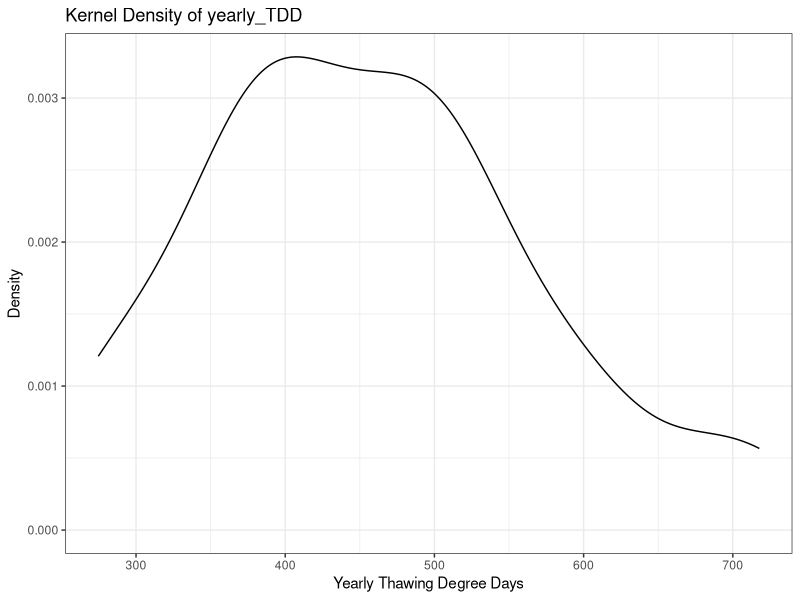
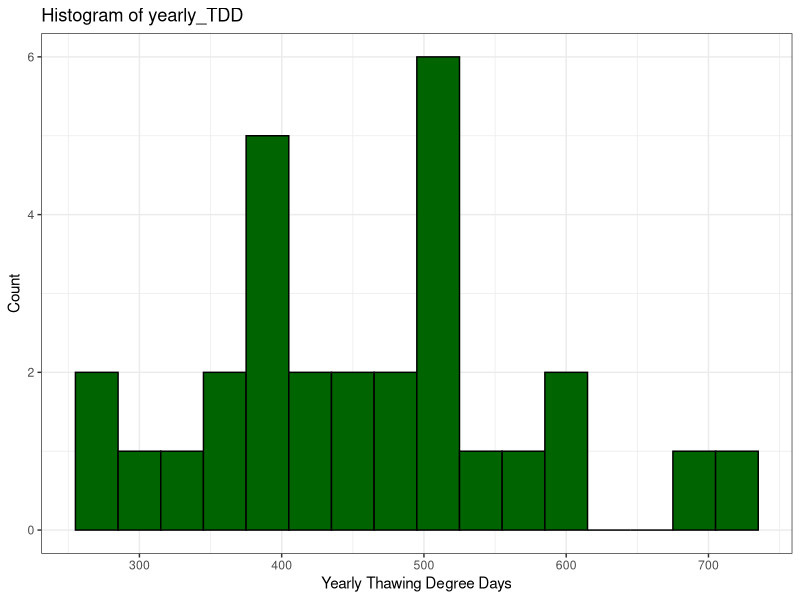
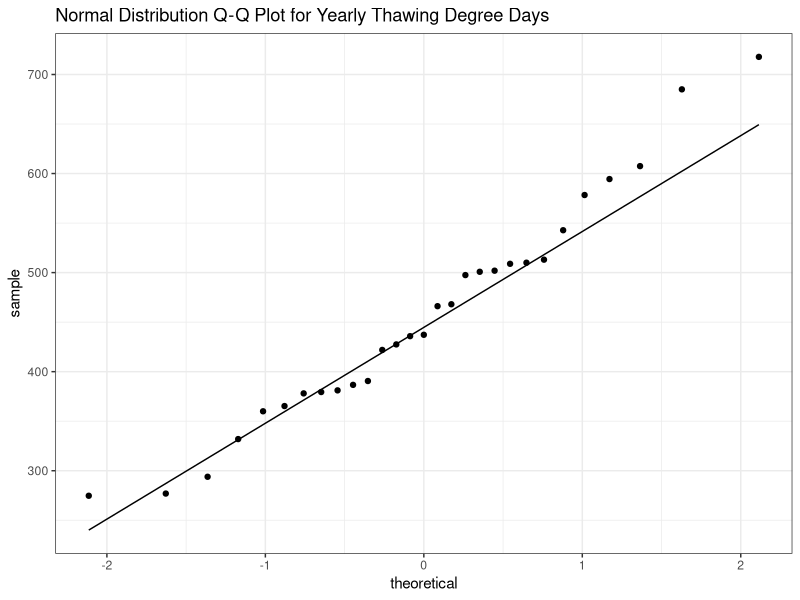
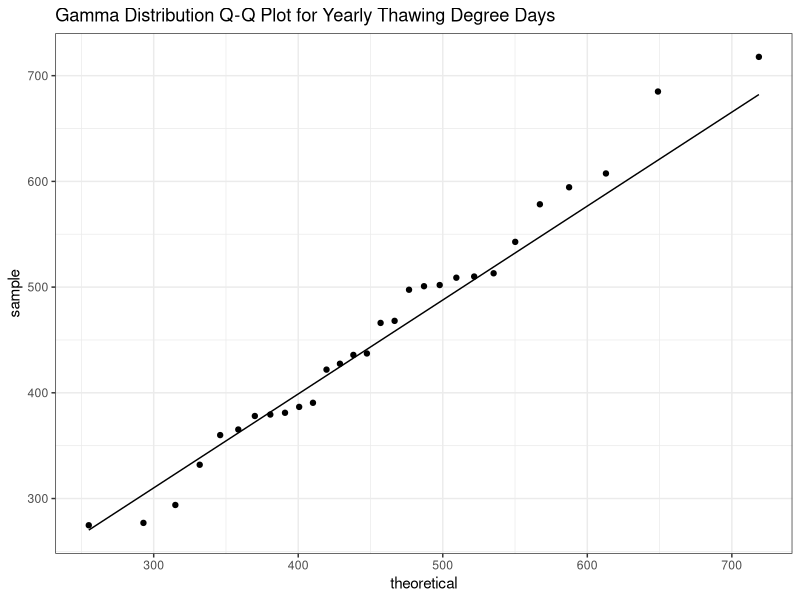
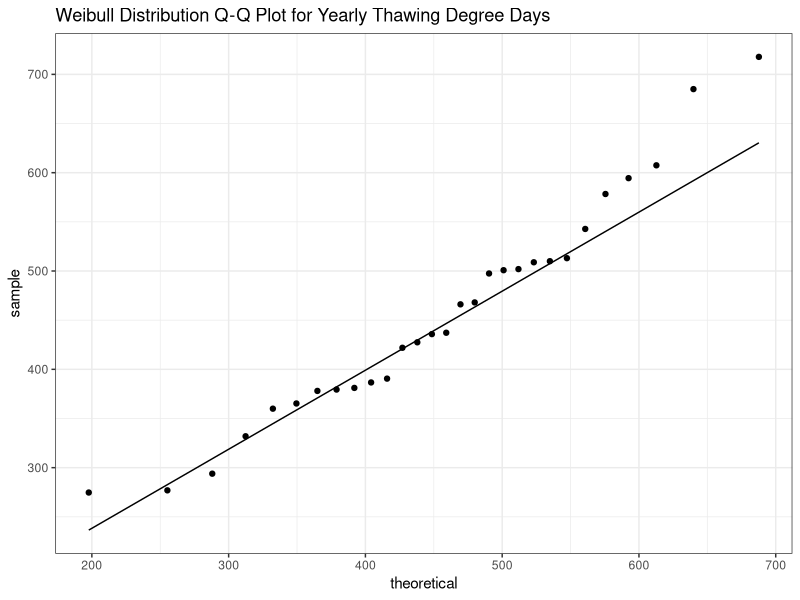
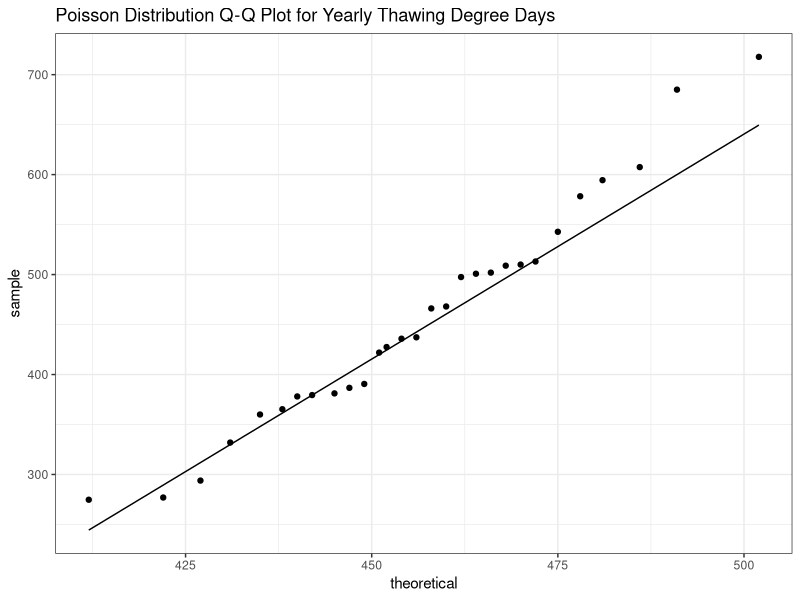
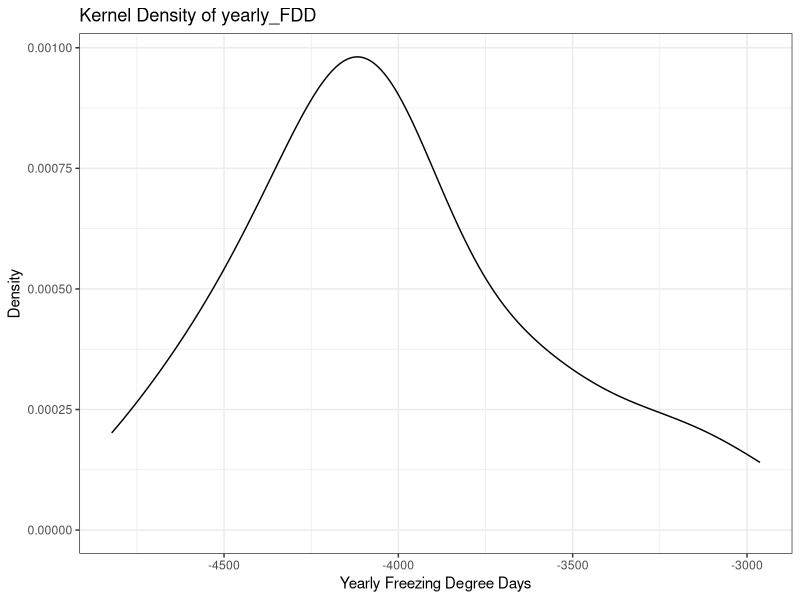
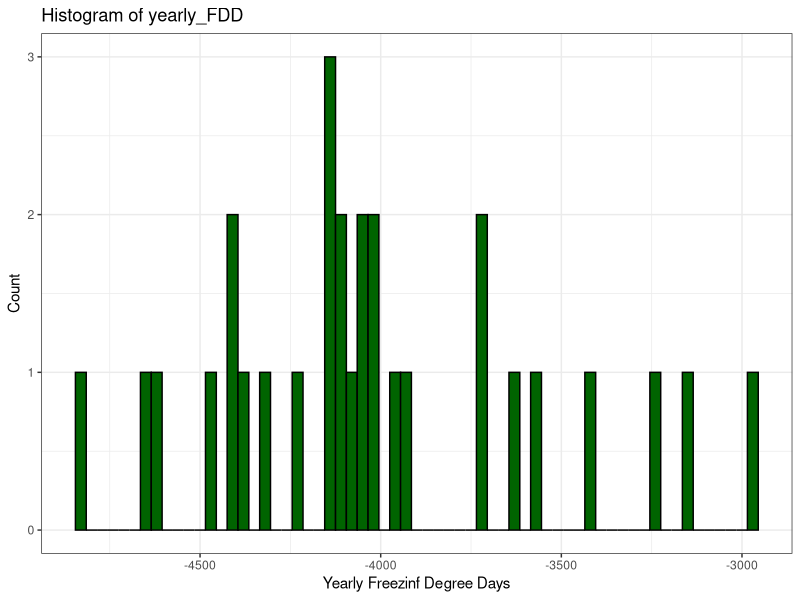

R code for these plots, in order:
## ---- chunk 1
#| message: false
#| warning: false
#| echo: true
#| results: "hide"
library(knitr)
library(scales)
library(tidyverse)
library(ggplot2)
library(MASS, quietly = TRUE)

# maybe include other libraries:
# library(tidymodels)

# set up default plotting format for ggplot2 graphs
theme_set(theme_bw())
## ---- chunk 2
alt_df <- read.csv("Copy of Utqiagvik Summary Dataset.csv")
alt_df <- alt_df %>% dplyr::select(!annual_mean_snow_depth_in)
alt_df <- alt_df %>% dplyr::select(!annual_total_precip_in)
alt_df <- alt_df %>% dplyr::select(!annual_total_snowfall_in)
alt_df <- alt_df %>% dplyr::select(!site_code)
alt_df <- alt_df %>% dplyr::select(!site_name)
## ---- chunk 3
# Yearly thawing degree days:
TDD_summary <- summary(alt_df$yearly_TDD)
TDD_summary["St. Dev"] <- sd(alt_df$yearly_TDD)
TDD_summary

ggplot(data= alt_df, aes(x = yearly_TDD)) +
  geom_density() +
  labs(x = "Yearly Thawing Degree Days", y = "Density", title = "Kernel Density of yearly_TDD")

ggplot(data = alt_df, aes(x = yearly_TDD)) +
  geom_histogram(colour = "black", fill = "darkgreen", bins = 20, binwidth = 30) +
  labs(x = "Yearly Thawing Degree Days", y = "Count", title = "Histogram of yearly_TDD")

ggplot(data = alt_df, aes(sample = yearly_TDD)) +
  geom_qq_line() + geom_qq() +
  labs(title = "Normal Distribution Q-Q Plot for Yearly Thawing Degree Days")

TDD_gamma <- fitdistr(alt_df$yearly_TDD, densfun = "gamma")
ggplot(data = alt_df, aes(sample = yearly_TDD)) +
  geom_qq_line(distribution = qgamma, dparams = TDD_gamma$estimate) + 
  geom_qq(distribution = qgamma, dparams = TDD_gamma$estimate) +
  labs(title = "Gamma Distribution Q-Q Plot for Yearly Thawing Degree Days")

TDD_weibull <- fitdistr(alt_df$yearly_TDD, densfun = "weibull")
ggplot(data = alt_df, aes(sample = yearly_TDD)) +
  geom_qq_line(distribution = qweibull, dparams = TDD_weibull$estimate) + 
  geom_qq(distribution = qweibull, dparams = TDD_weibull$estimate) +
  labs(title = "Weibull Distribution Q-Q Plot for Yearly Thawing Degree Days")

TDD_poisson <- fitdistr(alt_df$yearly_TDD, densfun = "poisson")
ggplot(data = alt_df, aes(sample = yearly_TDD)) +
  geom_qq_line(distribution = qpois, dparams = TDD_poisson$estimate) + 
  geom_qq(distribution = qpois, dparams = TDD_poisson$estimate) +
  labs(title = "Poisson Distribution Q-Q Plot for Yearly Thawing Degree Days")
## ---- chunk 4
# Yearly freezing degree days:
FDD_summary <- summary(alt_df$yearly_FDD)
FDD_summary["St. Dev"] <- sd(alt_df$yearly_FDD)
FDD_summary

ggplot(data= alt_df, aes(x = yearly_FDD)) +
  geom_density() +
  labs(x = "Yearly Freezing Degree Days", y = "Density", title = "Kernel Density of yearly_FDD")

ggplot(data = alt_df, aes(x = yearly_FDD)) +
  geom_histogram(colour = "black", fill = "darkgreen", bins = 20, binwidth = 30) +
  labs(x = "Yearly Freezinf Degree Days", y = "Count", title = "Histogram of yearly_FDD")

ggplot(data = alt_df, aes(sample = yearly_FDD)) +
  geom_qq_line() + geom_qq() +
  labs(title = "Normal Distribution Q-Q Plot for Yearly Freezing Degree Days")
## ---- chunk 5
# Annual mean air temperature:
air_temp_summary <- summary(alt_df$annual_mean_air_temp)
air_temp_summary["St. Dev"] <- sd(alt_df$annual_mean_air_temp)
air_temp_summary

ggplot(data= alt_df, aes(x = annual_mean_air_temp)) +
  geom_density() +
  labs(x = "Annual Mean Air Temperature", y = "Density", title = "Kernel Density of annual_mean_air_temp")

ggplot(data = alt_df, aes(x = annual_mean_air_temp)) +
  geom_histogram(colour = "black", fill = "darkgreen", bins = 30, binwidth = 1) +
  labs(x = "Annual Mean Air Temperature", y = "Count", title = "Histogram of annual_mean_air_temp")

ggplot(data = alt_df, aes(sample = annual_mean_air_temp)) +
  geom_qq_line() + geom_qq() +
  labs(title = "Normal Distribution Q-Q Plot for Annual Mean Air Temperature")
## ---- chunk 6
# Active layer thickness:
ALT_summary <- summary(alt_df$mean_ALT)
ALT_summary["St. Dev"] <- sd(alt_df$mean_ALT)
ALT_summary

ggplot(data= alt_df, aes(x = mean_ALT)) +
  geom_density() +
  labs(x = "Active Layer Thickness", y = "Density", title = "Kernel Density of mean_ALT")

ggplot(data = alt_df, aes(x = mean_ALT)) +
  geom_histogram(colour = "black", fill = "darkgreen", bins = 20, binwidth = 1.75) +
  labs(x = "Active Layer Thickness", y = "Count", title = "Histogram of mean_ALT")

ggplot(data = alt_df, aes(sample = mean_ALT)) +
  geom_qq_line() + geom_qq() +
  labs(title = "Normal Distribution Q-Q Plot for Active Layer Thickness")

ALT_gamma <- fitdistr(alt_df$mean_ALT, densfun = "gamma")
ggplot(data = alt_df, aes(sample = mean_ALT)) +
  geom_qq_line(distribution = qgamma, dparams = ALT_gamma$estimate) + 
  geom_qq(distribution = qgamma, dparams = ALT_gamma$estimate) +
  labs(title = "Gamma Distribution Q-Q Plot for Active Layer Thickness")

ALT_weibull <- fitdistr(alt_df$mean_ALT, densfun = "weibull")
ggplot(data = alt_df, aes(sample = mean_ALT)) +
  geom_qq_line(distribution = qweibull, dparams = ALT_weibull$estimate) + 
  geom_qq(distribution = qweibull, dparams = ALT_weibull$estimate) +
  labs(title = "Weibull Distribution Q-Q Plot for Active Layer Thickness")

ALT_poisson <- fitdistr(alt_df$mean_ALT, densfun = "poisson")
ggplot(data = alt_df, aes(sample = mean_ALT)) +
  geom_qq_line(distribution = qpois, dparams = ALT_poisson$estimate) + 
  geom_qq(distribution = qpois, dparams = ALT_poisson$estimate) +
  labs(title = "Poisson Distribution Q-Q Plot for Active Layer Thickness")
## ---- chunk 7
# Snow depth:
snow_depth_summary <- summary(alt_df$annual_mean_snow_depth_cm)
snow_depth_summary["St. Dev"] <- sd(alt_df$annual_mean_snow_depth_cm)
snow_depth_summary

ggplot(data= alt_df, aes(x = annual_mean_snow_depth_cm)) +
  geom_density() +
  labs(x = "Snow Depth", y = "Density", title = "Kernel Density of annual_mean_snow_depth_cm")

ggplot(data = alt_df, aes(x = yearly_TDD)) +
  geom_histogram(colour = "black", fill = "darkgreen", bins = 20, binwidth = 30) +
  labs(x = "Yearly Thawing Degree Days", y = "Count", title = "Histogram of yearly_TDD")

ggplot(data = alt_df, aes(sample = annual_mean_snow_depth_cm)) +
  geom_qq_line() + geom_qq() +
  labs(title = "Normal Distribution Q-Q Plot for Snow Depth")
## ---- chunk 8
# Precipitation:
precip_summary <- summary(alt_df$annual_total_precip_cm)
precip_summary["St. Dev"] <- sd(alt_df$annual_total_precip_cm)
precip_summary

ggplot(data= alt_df, aes(x = annual_total_precip_cm)) +
  geom_density() +
  labs(x = "Annual Total Precipitation", y = "Density", title = "Kernel Density of annual_total_precip_cm")

ggplot(data = alt_df, aes(x = annual_total_precip_cm)) +
  geom_histogram(colour = "black", fill = "darkgreen", bins = 20, binwidth = 2) +
  labs(x = "Annual Total Precipitation", y = "Count", title = "Histogram of annual_total_precip_cm")

ggplot(data = alt_df, aes(sample = annual_total_precip_cm)) +
  geom_qq_line() + geom_qq() +
  labs(title = "Normal Distribution Q-Q Plot for Annual Total Precipitation")

precip_gamma <- fitdistr(alt_df$annual_total_precip_cm, densfun = "gamma")
ggplot(data = alt_df, aes(sample = annual_total_precip_cm)) +
  geom_qq_line(distribution = qgamma, dparams = precip_gamma$estimate) + 
  geom_qq(distribution = qgamma, dparams = precip_gamma$estimate) +
  labs(title = "Gamma Distribution Q-Q Plot for Annual Total Precipitation")

precip_weibull <- fitdistr(alt_df$annual_total_precip_cm, densfun = "weibull")
ggplot(data = alt_df, aes(sample = annual_total_precip_cm)) +
  geom_qq_line(distribution = qweibull, dparams = precip_weibull$estimate) + 
  geom_qq(distribution = qweibull, dparams = precip_weibull$estimate) +
  labs(title = "Weibull Distribution Q-Q Plot for Annual Total Precipitation")

precip_poisson <- fitdistr(alt_df$annual_total_precip_cm, densfun = "poisson")
ggplot(data = alt_df, aes(sample = annual_total_precip_cm)) +
  geom_qq_line(distribution = qpois, dparams = precip_poisson$estimate) + 
  geom_qq(distribution = qpois, dparams = precip_poisson$estimate) +
  labs(title = "Poisson Distribution Q-Q Plot for Annual Total Precipitation")
## ---- chunk 9
# Snowfall:
snowfall_summary <- summary(alt_df$annual_total_snowfall_cm)
snowfall_summary["St. Dev"] <- sd(alt_df$annual_total_snowfall_cm)
snowfall_summary

ggplot(data= alt_df, aes(x = annual_total_snowfall_cm)) +
  geom_density() +
  labs(x = "Annual Total Snowfall", y = "Density", title = "Kernel Density of annual_total_snowfall_cm")

ggplot(data = alt_df, aes(x = annual_total_snowfall_cm)) +
  geom_histogram(colour = "black", fill = "darkgreen", bins = 20, binwidth = 20) +
  labs(x = "Annual Total Snowfall", y = "Count", title = "Histogram of annual_total_snowfall_cm")

ggplot(data = alt_df, aes(sample = annual_total_snowfall_cm)) +
  geom_qq_line() + geom_qq() +
  labs(title = "Normal Distribution Q-Q Plot for Annual Total Snowfall")
## ---- chunk 10
# Yearly thawing degree days:
cor.test(alt_df$yearly_TDD, alt_df$mean_ALT, method = "spearman")
## ---- chunk 11
# Yearly freezing degree days:
cor.test(alt_df$yearly_FDD, alt_df$mean_ALT, method = "spearman")
## ---- chunk 12
# Annual mean air temperature:
cor.test(alt_df$annual_mean_air_temp, alt_df$mean_ALT, method = "spearman")
## ---- chunk 13
# Annual mean snow depth:
cor.test(alt_df$annual_mean_snow_depth_cm, alt_df$mean_ALT, method = "spearman")
## ---- chunk 14
# Annual total precipitation:
cor.test(alt_df$annual_total_precip_cm, alt_df$mean_ALT, method = "spearman")
## ---- chunk 15
# Annual total snowfall:
cor.test(alt_df$annual_total_snowfall_cm, alt_df$mean_ALT, method = "spearman")
